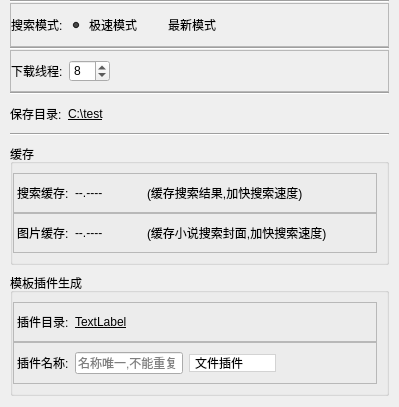
     <widget class="QWidget" name="page_7">
      <layout class="QVBoxLayout" name="verticalLayout_4">
       <property name="spacing">
        <number>0</number>
       </property>
       <property name="leftMargin">
        <number>10</number>
       </property>
       <property name="topMargin">
        <number>0</number>
       </property>
       <property name="rightMargin">
        <number>10</number>
       </property>
       <item>
        <widget class="Line" name="line_4">
         <property name="orientation">
          <enum>Qt::Horizontal</enum>
         </property>
        </widget>
       </item>
       <item>
        <widget class="QFrame" name="frame_2">
         <property name="styleSheet">
          <string notr="true">QFrame:hover{background-color:rgb(192, 211, 255)}
</string>
         </property>
         <property name="frameShape">
          <enum>QFrame::StyledPanel</enum>
         </property>
         <property name="frameShadow">
          <enum>QFrame::Raised</enum>
         </property>
         <layout class="QHBoxLayout" name="horizontalLayout_4">
          <property name="leftMargin">
           <number>0</number>
          </property>
          <item>
           <widget class="QLabel" name="label">
            <property name="styleSheet">
             <string notr="true">background-color:transparent</string>
            </property>
            <property name="text">
             <string>搜索模式:</string>
            </property>
           </widget>
          </item>
          <item>
           <widget class="QRadioButton" name="radioButton">
            <property name="toolTip">
             <string>&lt;html&gt;&lt;head/&gt;&lt;body&gt;&lt;p&gt;&lt;span style=&quot; font-weight:600;&quot;&gt;速度最快,缓存搜索内容,搜索结果不保证最新&lt;/span&gt;&lt;/p&gt;&lt;/body&gt;&lt;/html&gt;</string>
            </property>
            <property name="styleSheet">
             <string notr="true">background-color:transparent</string>
            </property>
            <property name="text">
             <string>极速模式</string>
            </property>
            <property name="checked">
             <bool>true</bool>
            </property>
           </widget>
          </item>
          <item>
           <widget class="QRadioButton" name="radioButton_2">
            <property name="toolTip">
             <string>&lt;html&gt;&lt;head/&gt;&lt;body&gt;&lt;p&gt;&lt;span style=&quot; font-weight:600;&quot;&gt;速度最慢,不缓存搜索结果,保证内容最新&lt;/span&gt;&lt;/p&gt;&lt;/body&gt;&lt;/html&gt;</string>
            </property>
            <property name="styleSheet">
             <string notr="true">background-color:transparent</string>
            </property>
            <property name="text">
             <string>最新模式</string>
            </property>
           </widget>
          </item>
          <item>
           <spacer name="horizontalSpacer">
            <property name="orientation">
             <enum>Qt::Horizontal</enum>
            </property>
            <property name="sizeHint" stdset="0">
             <size>
              <width>40</width>
              <height>20</height>
             </size>
            </property>
           </spacer>
          </item>
         </layout>
        </widget>
       </item>
       <item>
        <widget class="Line" name="line">
         <property name="orientation">
          <enum>Qt::Horizontal</enum>
         </property>
        </widget>
       </item>
       <item>
        <widget class="QFrame" name="frame_3">
         <property name="styleSheet">
          <string notr="true">QFrame:hover{background-color:rgb(192, 211, 255)}
</string>
         </property>
         <property name="frameShape">
          <enum>QFrame::StyledPanel</enum>
         </property>
         <property name="frameShadow">
          <enum>QFrame::Raised</enum>
         </property>
         <layout class="QHBoxLayout" name="horizontalLayout_5">
          <property name="leftMargin">
           <number>0</number>
          </property>
          <item>
           <widget class="QLabel" name="label_2">
            <property name="styleSheet">
             <string notr="true">background-color:transparent</string>
            </property>
            <property name="text">
             <string>下载线程:</string>
            </property>
           </widget>
          </item>
          <item>
           <widget class="QSpinBox" name="spinBox">
            <property name="minimum">
             <number>4</number>
            </property>
            <property name="maximum">
             <number>16</number>
            </property>
            <property name="singleStep">
             <number>2</number>
            </property>
            <property name="value">
             <number>8</number>
            </property>
           </widget>
          </item>
          <item>
           <spacer name="horizontalSpacer_3">
            <property name="orientation">
             <enum>Qt::Horizontal</enum>
            </property>
            <property name="sizeHint" stdset="0">
             <size>
              <width>40</width>
              <height>20</height>
             </size>
            </property>
           </spacer>
          </item>
         </layout>
        </widget>
       </item>
       <item>
        <widget class="Line" name="line_2">
         <property name="orientation">
          <enum>Qt::Horizontal</enum>
         </property>
        </widget>
       </item>
       <item>
        <widget class="QFrame" name="frame_4">
         <property name="styleSheet">
          <string notr="true">QFrame:hover{background-color:rgb(192, 211, 255)}
</string>
         </property>
         <property name="frameShape">
          <enum>QFrame::NoFrame</enum>
         </property>
         <property name="frameShadow">
          <enum>QFrame::Raised</enum>
         </property>
         <layout class="QHBoxLayout" name="horizontalLayout_6">
          <property name="leftMargin">
           <number>0</number>
          </property>
          <item>
           <widget class="QLabel" name="label_3">
            <property name="styleSheet">
             <string notr="true">background-color:transparent</string>
            </property>
            <property name="text">
             <string>保存目录:</string>
            </property>
           </widget>
          </item>
          <item>
           <widget class="QLabel" name="label_4">
            <property name="styleSheet">
             <string notr="true">text-decoration:underline;
background-color:transparent</string>
            </property>
            <property name="text">
             <string>C:\test</string>
            </property>
           </widget>
          </item>
          <item>
           <spacer name="horizontalSpacer_2">
            <property name="orientation">
             <enum>Qt::Horizontal</enum>
            </property>
            <property name="sizeHint" stdset="0">
             <size>
              <width>40</width>
              <height>20</height>
             </size>
            </property>
           </spacer>
          </item>
         </layout>
        </widget>
       </item>
       <item>
        <widget class="Line" name="line_3">
         <property name="orientation">
          <enum>Qt::Horizontal</enum>
         </property>
        </widget>
       </item>
       <item>
        <spacer name="verticalSpacer">
         <property name="orientation">
          <enum>Qt::Vertical</enum>
         </property>
         <property name="sizeType">
          <enum>QSizePolicy::Fixed</enum>
         </property>
         <property name="sizeHint" stdset="0">
          <size>
           <width>20</width>
           <height>8</height>
          </size>
         </property>
        </spacer>
       </item>
       <item>
        <widget class="QGroupBox" name="groupBox_4">
         <property name="title">
          <string>缓存</string>
         </property>
         <layout class="QVBoxLayout" name="verticalLayout_12">
          <property name="spacing">
           <number>0</number>
          </property>
          <property name="leftMargin">
           <number>0</number>
          </property>
          <item>
           <widget class="QFrame" name="frame_17">
            <property name="frameShape">
             <enum>QFrame::StyledPanel</enum>
            </property>
            <property name="frameShadow">
             <enum>QFrame::Raised</enum>
            </property>
            <layout class="QHBoxLayout" name="horizontalLayout_17">
             <property name="leftMargin">
              <number>3</number>
             </property>
             <item>
              <widget class="QLabel" name="label_15">
               <property name="text">
                <string>搜索缓存:</string>
               </property>
              </widget>
             </item>
             <item>
              <widget class="QLabel" name="label_16">
               <property name="text">
                <string>--.----</string>
               </property>
              </widget>
             </item>
             <item>
              <widget class="HoverButton" name="pushButton_18">
               <property name="cursor">
                <cursorShape>PointingHandCursor</cursorShape>
               </property>
               <property name="toolTip">
                <string>&lt;html&gt;&lt;head/&gt;&lt;body&gt;&lt;p&gt;&lt;span style=&quot; font-weight:600;&quot;&gt;清除搜素缓存&lt;/span&gt;&lt;/p&gt;&lt;/body&gt;&lt;/html&gt;</string>
               </property>
               <property name="styleSheet">
                <string notr="true">QPushButton{border:none}</string>
               </property>
               <property name="text">
                <string/>
               </property>
               <property name="icon">
                <iconset resource="../sources/sources.qrc">
                 <normaloff>:/ico/trash-o.svg</normaloff>:/ico/trash-o.svg</iconset>
               </property>
              </widget>
             </item>
             <item>
              <widget class="QLabel" name="label_19">
               <property name="text">
                <string>(缓存搜索结果,加快搜索速度)</string>
               </property>
              </widget>
             </item>
             <item>
              <spacer name="horizontalSpacer_9">
               <property name="orientation">
                <enum>Qt::Horizontal</enum>
               </property>
               <property name="sizeHint" stdset="0">
                <size>
                 <width>40</width>
                 <height>20</height>
                </size>
               </property>
              </spacer>
             </item>
            </layout>
           </widget>
          </item>
          <item>
           <widget class="QFrame" name="frame_18">
            <property name="frameShape">
             <enum>QFrame::StyledPanel</enum>
            </property>
            <property name="frameShadow">
             <enum>QFrame::Raised</enum>
            </property>
            <layout class="QHBoxLayout" name="horizontalLayout_18">
             <property name="leftMargin">
              <number>3</number>
             </property>
             <item>
              <widget class="QLabel" name="label_17">
               <property name="text">
                <string>图片缓存:</string>
               </property>
              </widget>
             </item>
             <item>
              <widget class="QLabel" name="label_18">
               <property name="text">
                <string>--.----</string>
               </property>
              </widget>
             </item>
             <item>
              <widget class="HoverButton" name="pushButton_19">
               <property name="cursor">
                <cursorShape>PointingHandCursor</cursorShape>
               </property>
               <property name="toolTip">
                <string>&lt;html&gt;&lt;head/&gt;&lt;body&gt;&lt;p&gt;&lt;span style=&quot; font-weight:600;&quot;&gt;清除图片缓存&lt;/span&gt;&lt;/p&gt;&lt;/body&gt;&lt;/html&gt;</string>
               </property>
               <property name="styleSheet">
                <string notr="true">QPushButton{border:none}</string>
               </property>
               <property name="text">
                <string/>
               </property>
               <property name="icon">
                <iconset resource="../sources/sources.qrc">
                 <normaloff>:/ico/trash-o.svg</normaloff>:/ico/trash-o.svg</iconset>
               </property>
              </widget>
             </item>
             <item>
              <widget class="QLabel" name="label_20">
               <property name="text">
                <string>(缓存小说搜索封面,加快搜索速度)</string>
               </property>
              </widget>
             </item>
             <item>
              <spacer name="horizontalSpacer_10">
               <property name="orientation">
                <enum>Qt::Horizontal</enum>
               </property>
               <property name="sizeHint" stdset="0">
                <size>
                 <width>40</width>
                 <height>20</height>
                </size>
               </property>
              </spacer>
             </item>
            </layout>
           </widget>
          </item>
         </layout>
        </widget>
       </item>
       <item>
        <spacer name="verticalSpacer_3">
         <property name="orientation">
          <enum>Qt::Vertical</enum>
         </property>
         <property name="sizeType">
          <enum>QSizePolicy::Fixed</enum>
         </property>
         <property name="sizeHint" stdset="0">
          <size>
           <width>20</width>
           <height>8</height>
          </size>
         </property>
        </spacer>
       </item>
       <item>
        <widget class="QGroupBox" name="groupBox_3">
         <property name="title">
          <string>模板插件生成</string>
         </property>
         <layout class="QVBoxLayout" name="verticalLayout_11">
          <property name="spacing">
           <number>0</number>
          </property>
          <property name="leftMargin">
           <number>0</number>
          </property>
          <item>
           <widget class="QFrame" name="frame_13">
            <property name="styleSheet">
             <string notr="true"/>
            </property>
            <property name="frameShape">
             <enum>QFrame::StyledPanel</enum>
            </property>
            <property name="frameShadow">
             <enum>QFrame::Raised</enum>
            </property>
            <layout class="QHBoxLayout" name="horizontalLayout_13">
             <property name="leftMargin">
              <number>3</number>
             </property>
             <item>
              <widget class="QLabel" name="label_7">
               <property name="text">
                <string>插件目录:</string>
               </property>
              </widget>
             </item>
             <item>
              <widget class="QLabel" name="label_8">
               <property name="styleSheet">
                <string notr="true">text-decoration:underline</string>
               </property>
               <property name="text">
                <string>TextLabel</string>
               </property>
              </widget>
             </item>
             <item>
              <widget class="QPushButton" name="pushButton_16">
               <property name="cursor">
                <cursorShape>PointingHandCursor</cursorShape>
               </property>
               <property name="toolTip">
                <string>&lt;html&gt;&lt;head/&gt;&lt;body&gt;&lt;p&gt;&lt;span style=&quot; font-weight:600;&quot;&gt;打开插件目录&lt;/span&gt;&lt;/p&gt;&lt;/body&gt;&lt;/html&gt;</string>
               </property>
               <property name="styleSheet">
                <string notr="true">QPushButton{border:none;}
QPushButton:hover{background:lightgray}</string>
               </property>
               <property name="text">
                <string/>
               </property>
               <property name="icon">
                <iconset resource="../sources/sources.qrc">
                 <normaloff>:/ico/ellipsis-h.svg</normaloff>:/ico/ellipsis-h.svg</iconset>
               </property>
              </widget>
             </item>
             <item>
              <spacer name="horizontalSpacer_7">
               <property name="orientation">
                <enum>Qt::Horizontal</enum>
               </property>
               <property name="sizeHint" stdset="0">
                <size>
                 <width>40</width>
                 <height>20</height>
                </size>
               </property>
              </spacer>
             </item>
            </layout>
           </widget>
          </item>
          <item>
           <widget class="QFrame" name="frame_16">
            <property name="frameShape">
             <enum>QFrame::StyledPanel</enum>
            </property>
            <property name="frameShadow">
             <enum>QFrame::Raised</enum>
            </property>
            <layout class="QHBoxLayout" name="horizontalLayout_16">
             <property name="leftMargin">
              <number>3</number>
             </property>
             <property name="rightMargin">
              <number>0</number>
             </property>
             <item>
              <widget class="QLabel" name="label_14">
               <property name="text">
                <string>插件名称:</string>
               </property>
              </widget>
             </item>
             <item>
              <widget class="QLineEdit" name="lineEdit_5">
               <property name="contextMenuPolicy">
                <enum>Qt::NoContextMenu</enum>
               </property>
               <property name="placeholderText">
                <string>名称唯一,不能重复</string>
               </property>
              </widget>
             </item>
             <item>
              <widget class="QComboBox" name="comboBox_2">
               <property name="styleSheet">
                <string notr="true">QComboBox {
    font-family: &quot;Microsoft YaHei&quot;;
    color: #000000;
    padding-left: 5px;
    border-width: 1px;
    border-style: solid;
    border-color: lightgray;
}

QComboBox::drop-down{
    subcontrol-origin: padding;
    subcontrol-position: center right;
    width:30px;
    height:36px;
    border-left: none;
}
QComboBox::down-arrow{
    width:  30px;
    height: 30px;
    image: url(':/ico/arrow_drop_down.svg')
}
QComboBox:on{ // 激活状态
    color: red;
    background-color: lightgray;
}
QComboBox:editable {
    color: white;
    background-color: #2E3648;
}</string>
               </property>
               <item>
                <property name="text">
                 <string>文件插件</string>
                </property>
               </item>
               <item>
                <property name="text">
                 <string>章节插件</string>
                </property>
               </item>
              </widget>
             </item>
             <item>
              <widget class="QPushButton" name="pushButton_17">
               <property name="cursor">
                <cursorShape>PointingHandCursor</cursorShape>
               </property>
               <property name="toolTip">
                <string>&lt;html&gt;&lt;head/&gt;&lt;body&gt;&lt;p&gt;&lt;span style=&quot; font-weight:600;&quot;&gt;生成插件模板&lt;/span&gt;&lt;/p&gt;&lt;/body&gt;&lt;/html&gt;</string>
               </property>
               <property name="styleSheet">
                <string notr="true">border:none</string>
               </property>
               <property name="text">
                <string/>
               </property>
               <property name="icon">
                <iconset resource="../sources/sources.qrc">
                 <normaloff>:/ico/plugin_edit_128px_527057_easyicon.net.ico</normaloff>:/ico/plugin_edit_128px_527057_easyicon.net.ico</iconset>
               </property>
              </widget>
             </item>
             <item>
              <spacer name="horizontalSpacer_8">
               <property name="orientation">
                <enum>Qt::Horizontal</enum>
               </property>
               <property name="sizeHint" stdset="0">
                <size>
                 <width>40</width>
                 <height>20</height>
                </size>
               </property>
              </spacer>
             </item>
            </layout>
           </widget>
          </item>
         </layout>
        </widget>
       </item>
      </layout>
     </widget>
